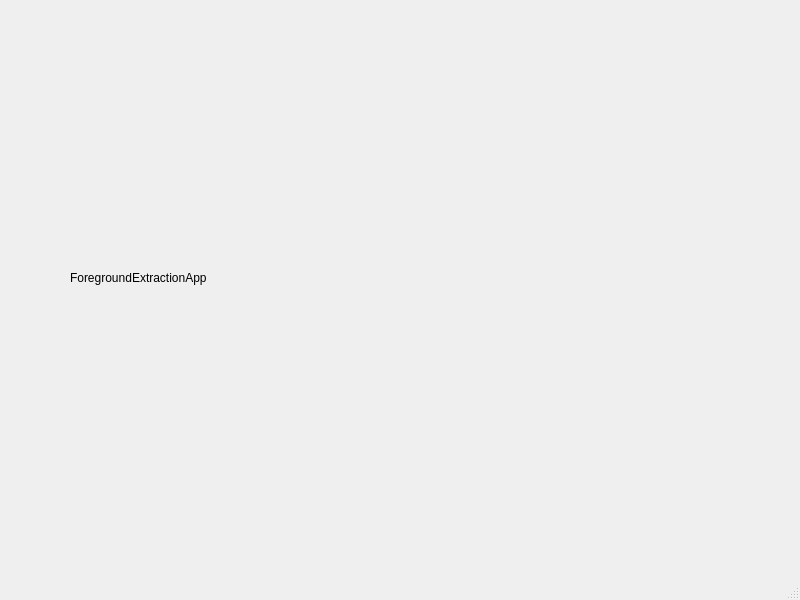
<?xml version="1.0" encoding="UTF-8"?>
<ui version="4.0">
 <class>MainWindow</class>
 <widget class="QMainWindow" name="MainWindow">
  <property name="geometry">
   <rect>
    <x>0</x>
    <y>0</y>
    <width>800</width>
    <height>600</height>
   </rect>
  </property>
  <property name="windowTitle">
   <string>MainWindow</string>
  </property>
  <widget class="QWidget" name="centralwidget">
   <widget class="QLabel" name="label">
    <property name="geometry">
     <rect>
      <x>70</x>
      <y>270</y>
      <width>161</width>
      <height>16</height>
     </rect>
    </property>
    <property name="text">
     <string>ForegroundExtractionApp</string>
    </property>
   </widget>
  </widget>
  <widget class="QMenuBar" name="menubar">
   <property name="geometry">
    <rect>
     <x>0</x>
     <y>0</y>
     <width>800</width>
     <height>26</height>
    </rect>
   </property>
  </widget>
  <widget class="QStatusBar" name="statusbar"/>
 </widget>
 <resources/>
 <connections/>
</ui>
